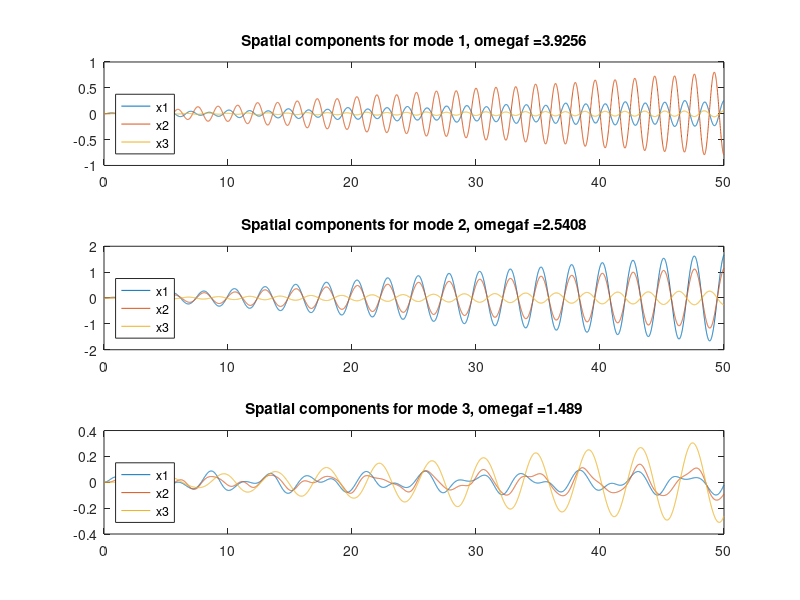

This chart was generated by the following MATLAB code:
clear;

m1=3.4826;
m2=1.4826;
m3=5.4826;
k1=14;
k2=8;
k3=5;
k4=9;
k5=7;
k6=6;

x10=0;
x20=0;
x30=0;
v10=0;
v20=0;
v30=0;
X0=[x10;x20;x30];
V0=[v10;v20;v30];

% F0= evalin('base', 'F0');
% omegaf=evalin('base', 'omegaf')/100;
F0=.75;
omegaf=2.39;
B=[1;0;0];
% tfinal=evalin('base', 'Tf');
% B=evalin('base', 'B')';
tfinal=50;

M=[m1 0 0;0 m2 0;0 0 m3];
K=[k1+k2+k6 -k2 0;-k2 k2+k3+k5 -k3;0 -k3 k3+k4];
Mhalf=sqrt(M);
Mneghalf=inv(Mhalf);
Khat=Mneghalf*K*Mneghalf;
evals=eigs(Khat);
omega=sqrt(evals);
[P,d]=eigs(Khat);
S=Mneghalf*P;
Sinv=inv(P)*Mhalf;
r0=Sinv*X0;
rprime0=Sinv*V0;

f=inv(P)*Mneghalf*B*F0;
t=[0:.01:tfinal];
% omegaf=(omega(3)+omega(2))/2;
% omegaf=omega(2)+.00000000001
% 
% for j=1:size(X0,1)
% for i=1:size(t,2)
% r(j,i)=rprime0(j)/omega(j)*sin(omega(j)*t(i))+...
% (r0(j)-(f(j)/(omega(j)^2-omegaf^2)))*cos(omega(j)*t(i))+ ...
% (f(j)/(omega(j)^2-omegaf^2))*cos(omegaf*t(i));
% end
% end
% X=S*r;

% figure(2);
% subplot(2,1,1);
% plot(t,r(1,:),t,r(2,:),t,r(3,:));
% legend('R1', 'R2', 'R3','Location','southwest');
% title('Modes')
% 
% 
% subplot(2,1,2);
% plot(t,X(1,:),t,X(2,:),t,X(3,:));
% legend('x1', 'x2', 'x3','Location','southwest');
% title('Spatial');

% THE REAL ACTION
omegaf=omega(1)+.00000000001
for j=1:size(X0,1)
for i=1:size(t,2)
r(j,i)=rprime0(j)/omega(j)*sin(omega(j)*t(i))+...
(r0(j)-(f(j)/(omega(j)^2-omegaf^2)))*cos(omega(j)*t(i))+ ...
(f(j)/(omega(j)^2-omegaf^2))*cos(omegaf*t(i));
end
end
X=S*r;

subplot(3,1,1);
plot(t,X(1,:),t,X(2,:),t,X(3,:));
legend('x1', 'x2', 'x3','Location','southwest');
title(['Spatial components for mode 1, omegaf =',num2str(omegaf)]);


omegaf=omega(2)+.00000000001
for j=1:size(X0,1)
for i=1:size(t,2)
r(j,i)=rprime0(j)/omega(j)*sin(omega(j)*t(i))+...
(r0(j)-(f(j)/(omega(j)^2-omegaf^2)))*cos(omega(j)*t(i))+ ...
(f(j)/(omega(j)^2-omegaf^2))*cos(omegaf*t(i));
end
end
X=S*r;

subplot(3,1,2);
plot(t,X(1,:),t,X(2,:),t,X(3,:));
legend('x1', 'x2', 'x3','Location','southwest');
title(['Spatial components for mode 2, omegaf =',num2str(omegaf)]);

omegaf=omega(3)+.00000000001
for j=1:size(X0,1)
for i=1:size(t,2)
r(j,i)=rprime0(j)/omega(j)*sin(omega(j)*t(i))+...
(r0(j)-(f(j)/(omega(j)^2-omegaf^2)))*cos(omega(j)*t(i))+ ...
(f(j)/(omega(j)^2-omegaf^2))*cos(omegaf*t(i));
end
end
X=S*r;

subplot(3,1,3);
plot(t,X(1,:),t,X(2,:),t,X(3,:));
legend('x1', 'x2', 'x3','Location','southwest');
title(['Spatial components for mode 3, omegaf =',num2str(omegaf)]);

